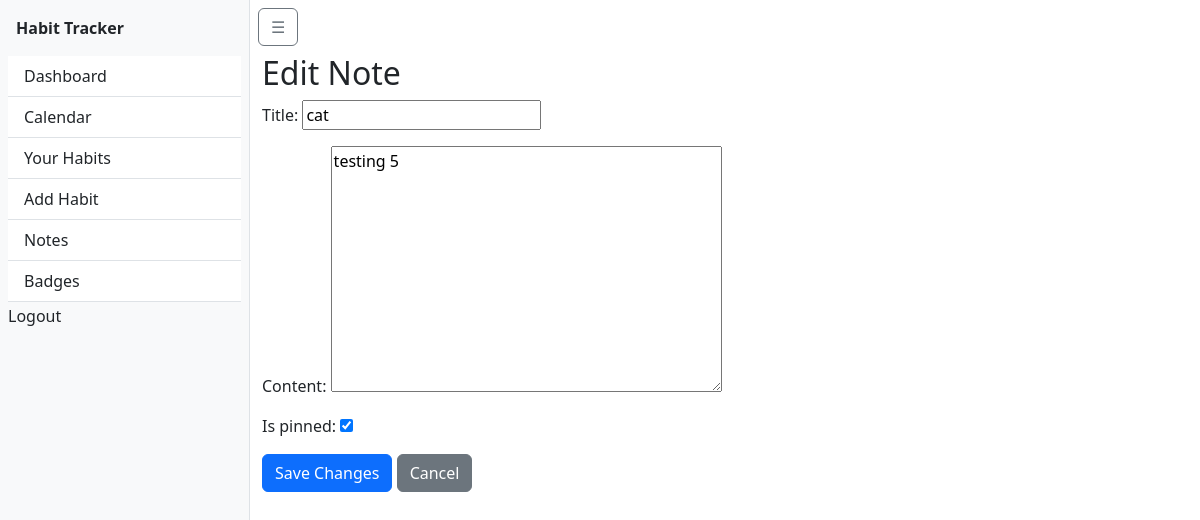
Page /habits/notes/14/edit/ (signed in) on the committed database.
### habits/models.py (models this page shows, shortened)
class Note(models.Model):
    user = models.ForeignKey(User, on_delete=models.CASCADE)
    title = models.CharField(max_length=100)
    content = models.TextField()
    is_pinned = models.BooleanField(default=False)
    updated_at = models.DateTimeField(auto_now=True)

### habits/views.py (the view)
# urls.py: path('notes/<int:pk>/edit/', views.edit_note, name='edit_note'),
@login_required
def edit_note(request, pk):
    note = get_object_or_404(Note, pk=pk, user=request.user)
    if request.method == 'POST':
        form = NoteForm(request.POST, instance=note)
        if form.is_valid():
            form.save()
            return redirect('habits:note_list')
    else:
        form = NoteForm(instance=note)
    return render(request, 'habits/edit_note.html', {'form': form})

### habits/forms.py
class NoteForm(forms.ModelForm):
    class Meta:
        model = Note
        fields = ['title', 'content', 'is_pinned']

### habits/templates/habits/edit_note.html (shortened to what this page needs)
{% extends 'habits/base.html' %}
{% block content %}
  <h2>Edit Note</h2>
  <form method="POST">
    {{ form.as_p }}
    <button type="submit" class="btn btn-primary">Save Changes</button>
    <a href="{% url 'habits:note_list' %}" class="btn btn-secondary">Cancel</a>
  </form>
{% endblock %}

### rows in the picture
Note: title "cat", content "testing 5", is_pinned "☑"
